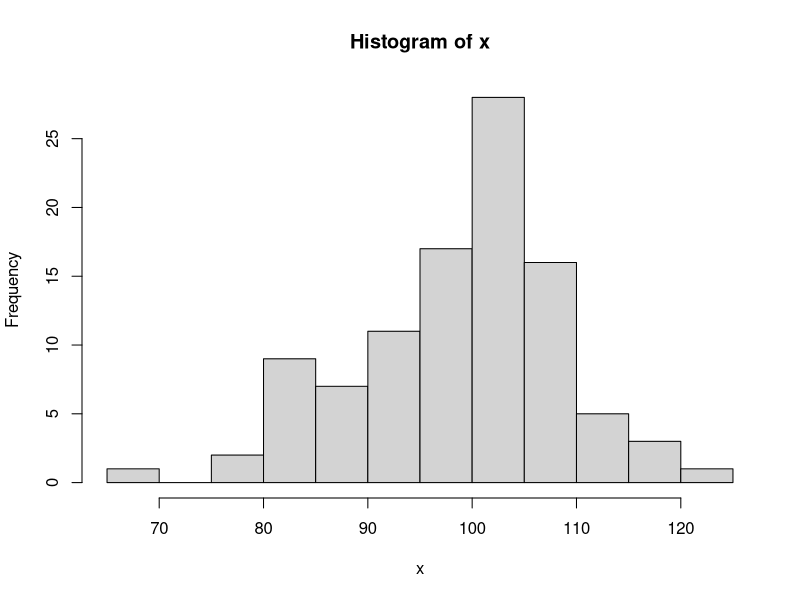
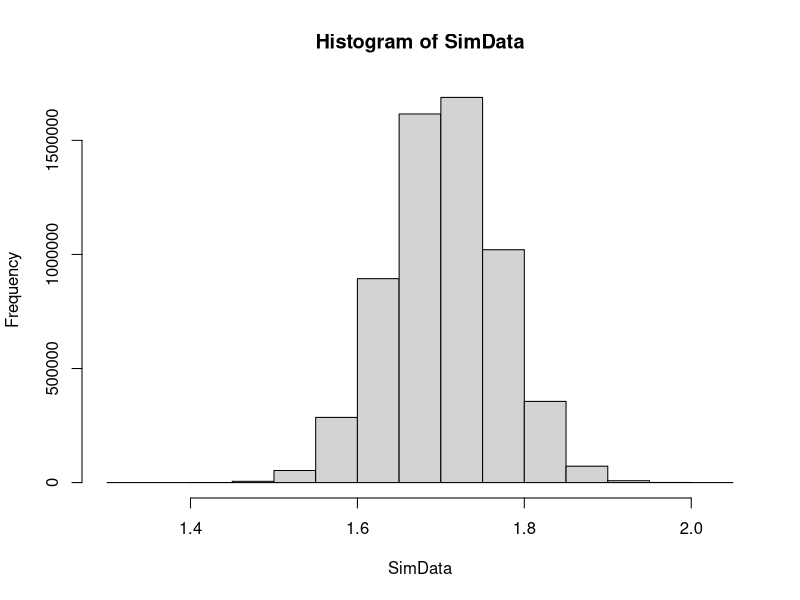
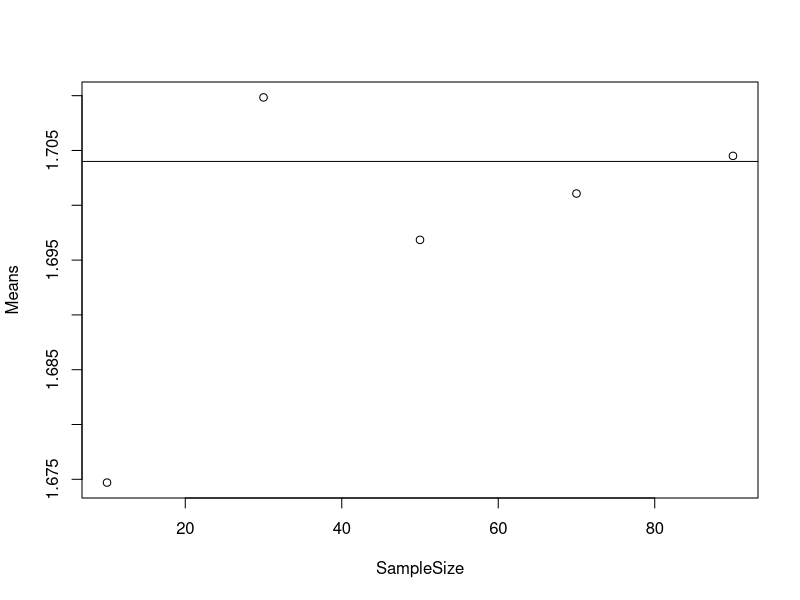
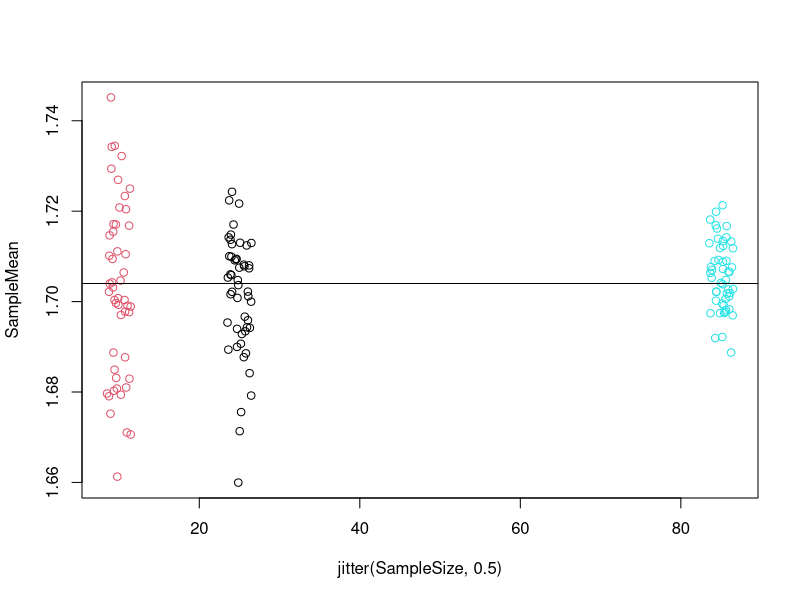
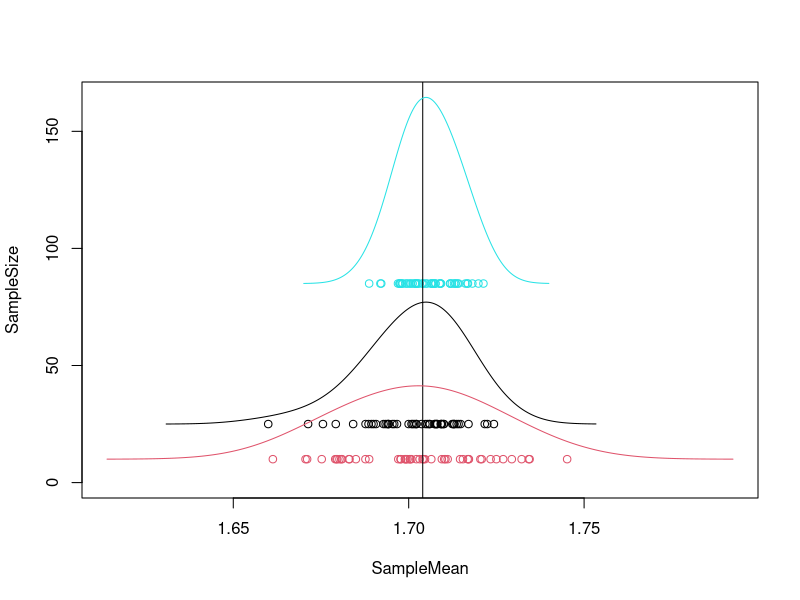

Write the R code that produced these figures, in order.
##Practical 2: Estimation and descriptive statistics

##2.2.Calculating descriptive statistics
{
  ##Enter the data from Team A
  ControlA <- c(0.2, 0.4, 0.5, 0.38, 0.6, 0.2, 0.8, 0.4, 0.4, 0.2)
  TreatmentA <- c(0.6, 0.8, 0.7, 0.8, 0.7, 0.6, 0.3, 0.6, 0.5, 0.9)
  
  ## Enter the data from Team B
  ControlB <- c(0.3, 0.6, 0.2)
  TreatmentB <- c(0.99, 0.7, 0.6)
  
  ## Inspect the data vectors to check the data input correctly
  ControlA
  TreatmentA
  ControlB
  TreatmentB
}

##2.3.Measure central tendency (mean and median)
{
  ##if you put () around a line of code, the output will be stored AND appear in the console!
  (meanControlA <- mean(ControlA))     ## Calculate the mean of TeamA control group
  (meanTreatmentA <- mean(TreatmentA)) ## Calculate the mean of TeamA treatment group
  (meanControlB <- mean(ControlB))     ## Calculate the mean of TeamB control group
  (meanTreatmentB <- mean(TreatmentB)) ## Calculate the mean of TeamB treatment group
  
  meanControlA <- mean(ControlA)       ## Here, note that the output does not appear in the console, but it is stored!
  
  (medianControlA <- median(ControlA))     
  (medianTreatmentA <- median(TreatmentA)) 
  (medianControlB <- median(ControlB))     
  (medianTreatmentB <- median(TreatmentB)) 
}

##2.4.Measures of "spread" 
var(ControlA)    ## Variance
sd(ControlA)     ## Standard deviation
range(ControlA)  ## Range

##2.5.Calculating summary statistics across an entire data set
{
  teamA <- cbind.data.frame(ControlA, TreatmentA)    ## Column bind the results for Team A and convert the data matrix to a data frame
  teamA #check if teamA has both sets of results
  teamB <- cbind.data.frame(ControlB, TreatmentB)
  teamB
  
  ##apply funcion(1-by row, 2-by column)
  apply(teamA, 2, mean)  ## Calculates the mean of each column (or variable), which tells us the average effect of the drug
  apply(teamA, 1, mean)  ## Calculates the mean of each row (or object) which isn't very informative
  
  sapply(teamA, mean)      ## Calculates the mean of each variable
  
  apply(teamA, 2, var)  ## Calculates the variance
  apply(teamA, 2, min)  ## Calculates the min for each column
  apply(teamA, 2, quantile) ## Calculates the quantile for each column
  apply(teamA, 2, length) ## Calculates the number of observation for each column
  
  
  apply(teamB, 2, mean)
}

##2.6.Writing your own functions
##Sum function
myMean <- function(x){       ## Define the function and its input; an arbitrary set of numbers ('x')
  Total <- sum(x)            ## Sum the elements of 'x' and store as 'Total'
  SampleSize <- length(x)    ## Count how many elements there are in 'x'
  Mean <- Total/SampleSize   ## Calculate the mean of 'x' by dividing the sum by the number of samples
  return(Mean)               ## Tell R what to 'spit out'
}                            ## End the definition of the function

myMean(ControlA)       ## Use the function to calculate the mean of 'ControlA'
mean(ControlA)         ## How does it compare to Rs in-built function?
sapply(teamA, myMean)  ## Apply the function to each column of a data frame
##Mode
mode <- function(x){                               ## Name the function ('mode') and its input: an arbitrary vector ('x')
  u <- unique(x)                                   ## 'u' has duplicate elements removed, keeping only `unique` values of your variable
  y <- lapply(u, function(y) length(x[x == y]))    ## Count the duplicates of each element of 'x';  that is, find the `length` of the variable) 
  u[which(unlist(y) == max(unlist(y)))]            ## Find the most duplicated element (the 'mode')
}                                                  ## End function definition

##tapply function
tapply(ControlA, ControlA, length)
tapply(ControlA, ControlA, sum)
tapply(TreatmentA, TreatmentA, length)

table(ControlA)

##2.7.Simulating data based on "population" parameters

##Generate random normal distribution
x <- rnorm(100, mean = 100, sd = 10)
hist(x)

## Simulate 6,000,000 data points with mean = 1.704 and sd = 0.066
SimData <- rnorm(n = 6000000, mean = 1.704, sd = 0.066)
hist(SimData)

## "sample" 10 objects from that population, making sure to sample any object only once (replace = FALSE) 
SimData10 <- sample(SimData, 10, replace = FALSE)
SimData10 ## Look at the heights of your 10 sampled individuals


## Calculate basic, descriptive statistics
mean(SimData10)
sd(SimData10)

{
  Means <- mean(SimData10)
  SampleSize <- 10
  for (n in c(30, 50, 70, 90)){
    SimDataSample <- sample(SimData, n, replace = FALSE)
    Means <- c(Means, mean(SimDataSample))
    SampleSize <- c(SampleSize, n)
  }
  
  plot(SampleSize, Means)
  abline(h = 1.704)  ## Add a line for the TRUE mean
}

{
  Ns <- c(10, 25, 85)  ## Sample sizes for R to work with
  Nreps <- 50 ## Number of reps per sample size (i.e. number of sample means per sample size)
  
  Results <- matrix(nrow = Nreps, ncol = length(Ns)) ## Set up a blank matrix to store results
  colnames(Results) <- Ns
  
  for(i in 1:length(Ns)){  ## For each sample size (c(10, 25, 85))
    for(k in 1:Nreps){     ## For each replicate
      Results[k, i] <- mean(sample(SimData, Ns[i], replace = FALSE))  ## Record the sample mean in the kth row based on the ith sample size
    }
  }
  
  Results  ## Look at the results
}

{
  library(tidyverse)  ## Load the library
  ## use the wonderful "pivot_longer" function
  ResultsLong<-pivot_longer(as.data.frame(Results), everything(), names_to = "SampleSize", values_to = "SampleMean", names_transform = as.numeric)
  
  ## now plot the results
  with(ResultsLong, plot(SampleMean ~ jitter(SampleSize, 0.5), col = SampleSize))  ## Plot the sample means by the sample sizes
  abline(h = 1.704)  ## Add the true population mean
}
##Increase number of samples => Mean values are closer to true mean and less spread

{
  ## Prepare the density plots
  D10 <- density(Results[, 1], adjust = 2)
  D25 <- density(Results[, 2], adjust = 2)
  D85 <- density(Results[, 3], adjust = 2)
  
  ## Scale the density plots so that they are visible
  D10$y <- D10$y * 2 + 10
  D25$y <- D25$y * 2 + 25
  D85$y <- D85$y * 2 + 85
  
  ## now make the plot
  with(ResultsLong, plot(SampleMean, SampleSize, col = SampleSize, 
                         ylim = c(0, max(D85$y)), 
                         xlim = c(min(D10$x), max(D10$x))))
  abline(v = 1.704)
  lines(D10, col = 10)
  lines(D25, col = 25)
  lines(D85, col = 85)
}

##2.8.Standard error of the mean
SimData10 <- sample(SimData, 10, replace = FALSE)     ## Sample 10 individuals 
SimData100 <- sample(SimData, 100, replace = FALSE)   ## Sample 100 individuals 
SimData1000 <- sample(SimData, 1000, replace = FALSE) ## Sample 1000 individuals 

sd(SimData10)   ## Calculate the standard deviation for SimData10
sd(SimData100)  ## Calculate the standard deviation for SimData100
sd(SimData1000) ## Calculate the standard deviation for SimData10000

## The standard error is calculated as follows (there is no inbuilt function):
sd(SimData10)/sqrt(length(SimData10))     ## Calculate the standard error for SimData10
sd(SimData100)/sqrt(length(SimData100))   ## Calculate the standard error for SimData100
sd(SimData1000)/sqrt(length(SimData1000)) ## Calculate the standard error for SimData10000

rm(list = ls()) 
